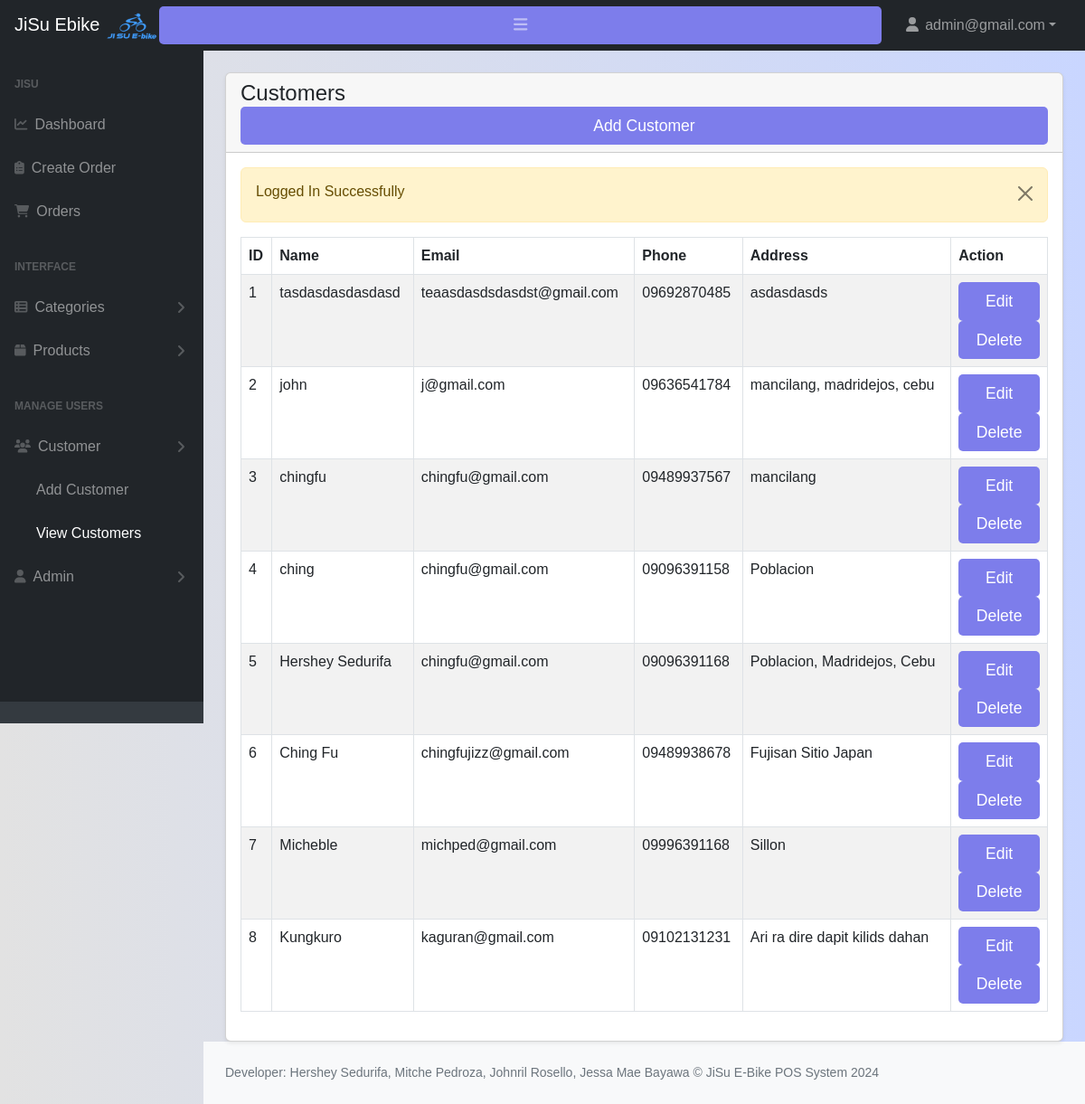
/admin/customers.php (signed in), run on the app's committed database.
### tables this page shows
CREATE TABLE `customers` (
  `id` int(11) NOT NULL,
  `name` varchar(255) NOT NULL,
  `email` varchar(255) DEFAULT NULL,
  `phone` varchar(255) DEFAULT NULL,
  `status` tinyint(1) NOT NULL DEFAULT 0 COMMENT '0=visible,1=hidden',
  `address` varchar(150) NOT NULL,
  `created_at` date NOT NULL DEFAULT current_timestamp()
);

### admin/customers.php (the view, shortened to what this page needs)
<?php include('includes/header.php'); ?>
<div class="container-fluid px-4">
    <div class="card mt-4 shadow-sm">
        <div class="card-header">
            <h4 class="mb-0">Customers
                <a href="customers-create.php" class="btn btn-primary float-end">Add Customer</a>
            </h4>
        </div>
        <div class="card-body">
            <?php alertMessage(); ?>
            <?php
            $customers = getAll('customers');
            if(mysqli_num_rows($customers) > 0)
            {
            ?>
                <div class="table-responsive">
                    <table class="table table-striped table-bordered">
                        <thead>
                            <tr>
                                <th>ID</th>
                                <th>Name</th>
                                <th>Email</th>
                                <th>Phone</th>
                                <th>Address</th>
                                <th>Action</th>
                            </tr>
                        </thead>
                        <tbody>
                            <?php
                            $displayId = 1;
                            foreach($customers as $item) : ?>
                            <tr>
                                <td><?= $displayId++ ?></td>
                                <td><?= htmlspecialchars($item['name']) ?></td>
                                <td><?= htmlspecialchars($item['email']) ?></td>
                                <td><?= htmlspecialchars($item['phone']) ?></td>
                                <td><?= htmlspecialchars($item['address']) ?></td>
                                <td>
                                    <a href="customers-edit.php?id=<?= urlencode($item['id']); ?>" class="btn btn-success btn-sm">Edit</a>
                                    <a href="customers-delete.php?id=<?= urlencode($item['id']); ?>" class="btn btn-danger btn-sm">Delete</a>
                                </td>
                            </tr>
                            <?php endforeach; ?>
                        </tbody>
                    </table>
                </div>
            <?php
            }
            else
            {
                ?>
                    <h4 class="mb-0">No Record Found</h4>
                <?php
            }
            ?>
        </div>
    </div>
</div>
<?php include('includes/footer.php'); ?>

### admin/includes/header.php (shortened to what this page needs)
<?php
require '../config/function.php';
?>
<!DOCTYPE html>
<html lang="en">
    <head>
        <link href="https://cdn.jsdelivr.net/npm/simple-datatables@7.1.2/dist/style.min.css" rel="stylesheet" />
        <link href="assets/css/styles.css" rel="stylesheet" />
        <link href="https://cdn.jsdelivr.net/npm/select2@4.1.0-rc.0/dist/css/select2.min.css" rel="stylesheet" />
        <link rel="stylesheet" href="//cdn.jsdelivr.net/npm/alertifyjs@1.14.0/build/css/alertify.min.css"/>
        <link rel="stylesheet" href="//cdn.jsdelivr.net/npm/alertifyjs@1.14.0/build/css/themes/default.min.css"/>
        <link href="assets/css/custom.css" rel="stylesheet" />
    </head>
    <body class="sb-nav-fixed">
    <?php include('navbar.php'); ?>
    <div id="layoutSidenav">
       <?php include('sidebar.php'); ?>
          <div id="layoutSidenav_content">
            <main>

### admin/includes/navbar.php (shortened to what this page needs)
<!DOCTYPE html>
<html lang="en">
<head>
    <link rel="stylesheet" href="https://cdn.jsdelivr.net/npm/sweetalert2@11/dist/sweetalert2.min.css">
    <link rel="stylesheet" href="https://cdnjs.cloudflare.com/ajax/libs/font-awesome/6.5.1/css/all.min.css">
    <link rel="stylesheet" href="style.css">
</head>
<body>
    <nav class="sb-topnav navbar navbar-expand navbar-dark bg-dark">
        <a class="navbar-brand ps-3">JiSu Ebike
            <img src="assets/img/logo.fb51b8e1.png" alt="Brand Icon" style="height: 30px;">
        </a>
        <button class="btn btn-link btn-sm order-1 order-lg-0 me-4 me-lg-0" id="sidebarToggle" href="#!"><i class="fas fa-bars"></i></button>
        <ul class="navbar-nav ms-auto ms-md-0 me-3 me-lg-4 text-white">
            <li class="nav-item dropdown">
                <a class="nav-link dropdown-toggle" id="navbarDropdown" href="#" role="button" data-bs-toggle="dropdown" aria-expanded="false"><i class="fas fa-user fa-fw"></i>  <?php echo htmlspecialchars($_SESSION['loggedInUser']['email'] ?? ''); ?></a>
            </li>
        </ul>
    </nav>
</body>
</html>

### admin/includes/sidebar.php (shortened to what this page needs)
<?php
    $page = substr($_SERVER['SCRIPT_NAME'], strrpos($_SERVER['SCRIPT_NAME'], "/") + 1);
?>
<div id="layoutSidenav_nav">
    <nav class="sb-sidenav accordion sb-sidenav-dark" id="sidenavAccordion">
        <div class="sb-sidenav-menu">
            <div class="nav">
                <div class="sb-sidenav-menu-heading">JISU</div>
                <a class="nav-link <?= $page == 'index.php' ? 'active' : ''; ?>" href="index.php">
                    <div class="sb-nav-link-icon"><i class="fas fa-chart-line"></i></div>
                    Dashboard
                </a>
                <a class="nav-link <?= $page == 'order-create.php' ? 'active' : ''; ?>" href="order-create.php">
                    <div class="sb-nav-link-icon"><i class="fas fa-clipboard-list"></i></div>
                    Create Order
                </a>
                <a class="nav-link <?= $page == 'orders.php' ? 'active' : ''; ?>" href="orders.php">
                    <div class="sb-nav-link-icon"><i class="fas fa-shopping-cart"></i></div>
                    Orders
                </a>
                <div class="sb-sidenav-menu-heading">Interface</div>
                <a class="nav-link <?= ($page == 'categories-create.php') || ($page == 'categories.php') ? 'collapse active' : 'collapsed'; ?>"
                   href="#" data-bs-toggle="collapse" data-bs-target="#collapseCategory"
                   aria-expanded="false" aria-controls="collapseCategory">
                    <div class="sb-nav-link-icon"><i class="fas fa-th-list"></i></div>
                    Categories
                    <div class="sb-sidenav-collapse-arrow"><i class="fas fa-angle-down"></i></div>
                </a>
                <a class="nav-link <?= ($page == 'products-create.php') || ($page == 'products.php') ? 'collapse active' : 'collapsed'; ?>"
                   href="#" data-bs-toggle="collapse" data-bs-target="#collapseProduct"
                   aria-expanded="false" aria-controls="collapseProduct">
                    <div class="sb-nav-link-icon"><i class="fas fa-box"></i></div>
                    Products
                    <div class="sb-sidenav-collapse-arrow"><i class="fas fa-angle-down"></i></div>
                </a>
                <div class="sb-sidenav-menu-heading">Manage Users</div>
                <a class="nav-link collapsed" href="#" data-bs-toggle="collapse" data-bs-target="#collapseCustomer"
                   aria-expanded="false" aria-controls="collapseCustomer">
                    <div class="sb-nav-link-icon"><i class="fas fa-users"></i></div>
                    Customer
                    <div class="sb-sidenav-collapse-arrow"><i class="fas fa-angle-down"></i></div>
                </a>
                <div class="collapse <?= ($page == 'customers-create.php' || $page == 'customers.php') ? 'show' : ''; ?>"
                     id="collapseCustomer" aria-labelledby="headingOne" data-bs-parent="#sidenavAccordion">
                    <nav class="sb-sidenav-menu-nested nav">
                        <a class="nav-link <?= $page == 'customers-create.php' ? 'active' : ''; ?>" href="customers-create.php">Add Customer</a>
                        <a class="nav-link <?= $page == 'customers.php' ? 'active' : ''; ?>" href="customers.php">View Customers</a>
                    </nav>
                </div>
                <a class="nav-link collapsed" href="#" data-bs-toggle="collapse" data-bs-target="#collapseAdmins"
                   aria-expanded="false" aria-controls="collapseAdmins">
                    <div class="sb-nav-link-icon"><i class="fas fa-user"></i></div>
                    Admin
                    <div class="sb-sidenav-collapse-arrow"><i class="fas fa-angle-down"></i></div>
                </a>
            </div>
        </div>
        <div class="sb-sidenav-footer">
        </div>
    </nav>
</div>

### config/function.php (shortened to what this page needs)
<?php
require 'dbcon.php';
function validate($inputData){
    global $conn;
    $validatedData = mysqli_real_escape_string($conn, $inputData);
    return trim($validatedData);
}
function alertMessage(){
    if(isset($_SESSION['status'])){
         echo  '<div class="alert alert-warning alert-dismissible fade show" role="alert">
            <h6> '.$_SESSION['status'].' </h6>
            <button type="button" class="btn-close" data-bs-dismiss="alert" aria-label="Close"></button>
        </div>';
    }
}
function getAll($tableName, $status = NULL){
    global $conn;
    $table = validate($tableName);
    $status = validate($status);
    if($status == 'status'){
        $query = "SELECT * FROM $table WHERE status='0'";
    } else {
        $query = "SELECT * FROM $table";
    }
    return mysqli_query($conn, $query);
}
?>

### admin/includes/footer.php (shortened to what this page needs)
</main>
<footer class="py-4 bg-light mt-auto">
    <div class="container-fluid px-4">
        <div class="d-flex align-items-center justify-content-between small">
            <div class="text-muted">Developer: Hershey Sedurifa,  Mitche Pedroza, Johnril Rosello, Jessa Mae Bayawa
                &copy; JiSu E-Bike POS System 2024</div>
        </div>
    </div>
</footer>
</div>
</div>
  </body>
</html>

### customer/style.css (style rules this page uses)
* { margin:0; padding:0; box-sizing:border-box; font-family:"poppins",sans-serif; }
body { background-color: #c9d6ff; background:linear-gradient(to right,#e2e2e2,#c9d6ff); }
.btn { font-size:1.1rem; padding:8px 0; border-radius:5px; outline:none; border:none; width:100%; background:rgb(125,125,235); color:white; cursor:pointer; transition:0.9s; }
button { color:rgb(125,125,235); border:none; background-color:transparent; font-size:1rem; font-weight:bold; }

### data on the page
customers: name "tasdasdasdasdasd", email "teaasdasdsdasdst@gmail.com", phone "09692870485", address "asdasdasds"
customers: name "john", email "j@gmail.com", phone "09636541784", address "mancilang, madridejos, cebu"
customers: name "chingfu", email "chingfu@gmail.com", phone "09489937567", address "mancilang"
customers: name "ching", email "chingfu@gmail.com", phone "09096391158", address "Poblacion"
customers: name "Hershey Sedurifa", email "chingfu@gmail.com", phone "09096391168", address "Poblacion, Madridejos, Cebu"
customers: name "Ching Fu", email "chingfujizz@gmail.com", phone "09489938678", address "Fujisan Sitio Japan"
customers: name "Micheble", email "michped@gmail.com", phone "09996391168", address "Sillon"
customers: name "Kungkuro", email "kaguran@gmail.com", phone "09102131231", address "Ari ra dire dapit kilids dahan"

### other printed values
$_SESSION['loggedInUser']['email'] "admin@gmail.com"
$_SESSION['status'] "Logged In Successfully"
